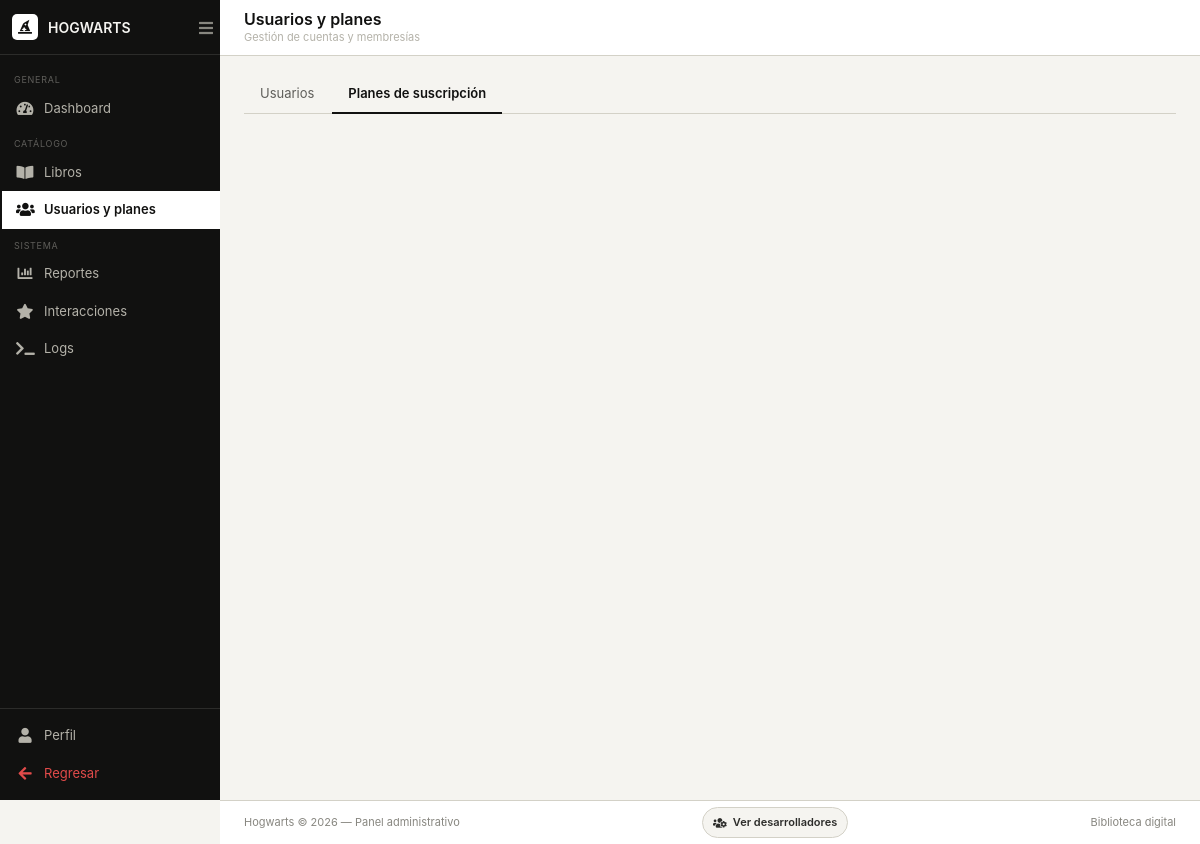
Page /src/views/admin/usuarios.php?tab=planes (signed in) on the earlier database version.
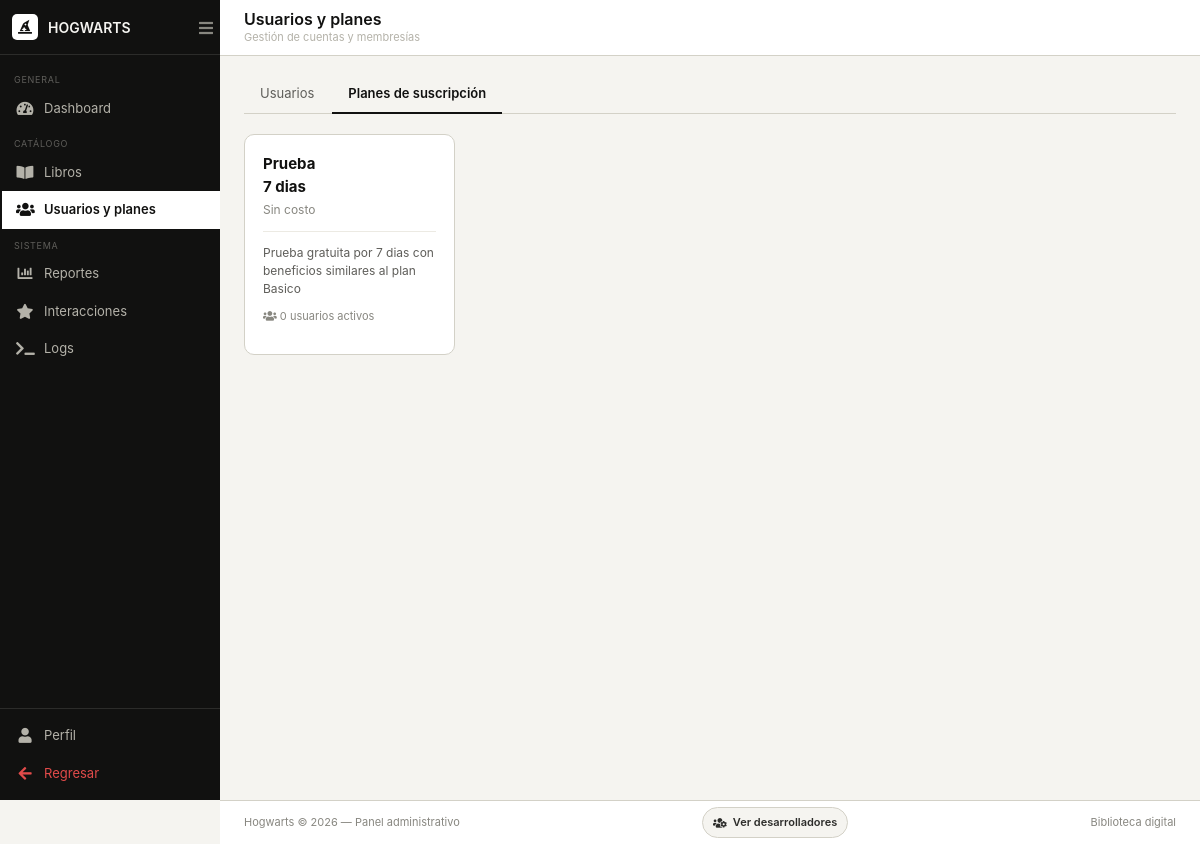
Same page on the later database version.
### tables this page shows
CREATE TABLE planes (
  id_plan INT AUTO_INCREMENT PRIMARY KEY,
  nombre VARCHAR(60) NOT NULL UNIQUE,
  precio DECIMAL(10,2) NOT NULL,
  descripcion TEXT,
  duracion_dias INT NOT NULL DEFAULT 30,
  fecha_creacion TIMESTAMP DEFAULT CURRENT_TIMESTAMP
);

### src/lib/App.php (called while the page is built, shortened)
<?php
function app_base_url(): string
{
    $base = getenv('APP_BASE_URL') ?: '/Muggle';
    $base = '/' . trim((string) $base, '/');
    return $base === '/' ? '' : $base;
}
function app_url(string $path = ''): string
{
    $path = ltrim($path, '/');
    $base = app_base_url();
    return $base . '/' . $path;
}

### src/models/Database.php (called while the page is built, shortened)
<?php
class Database
{
    private static ?PDO $connection = null;
    public static function getConnection(): PDO
    {
        if (self::$connection instanceof PDO) {
            return self::$connection;
        }
        $host = getenv('DB_HOST') ?: '127.0.0.1';
        $port = getenv('DB_PORT') ?: '3306';
        $dbname = getenv('DB_NAME') ?: 'biblioteca_digital';
        $user = getenv('DB_USER') ?: 'root';
        $pass = getenv('DB_PASS') ?: '';
        $hostsToTry = array_unique([$host, '127.0.0.1', 'localhost']);
        foreach ($hostsToTry as $candidateHost) {
            $dsn = "mysql:host={$candidateHost};port={$port};dbname={$dbname};charset=utf8mb4";
            try {
                self::$connection = new PDO($dsn, $user, $pass, [
                    PDO::ATTR_ERRMODE => PDO::ERRMODE_EXCEPTION,
                    PDO::ATTR_DEFAULT_FETCH_MODE => PDO::FETCH_ASSOC,
                ]);
                return self::$connection;
            } catch (PDOException $exception) {
                $lastException = $exception;
            }
        }
        $message = 'No se pudo conectar a MySQL. Verifica DB_HOST, DB_PORT, DB_NAME, DB_USER y DB_PASS.';
        throw new RuntimeException($message);
    }
}

### src/models/UserModel.php (called while the page is built, shortened)
<?php
require_once __DIR__ . '/Database.php';
class UserModel
{
    private PDO $db;
    public function __construct()
    {
        $this->db = Database::getConnection();
    }
    private function ensureTables(): void
    {
        $this->db->exec(
            "INSERT IGNORE INTO planes (id_plan, nombre, precio, descripcion) VALUES
             (1, 'Gratis',  0.00,  'Acceso a libros gratuitos'),
             (2, 'Básico',  4.99,  'Catálogo básico'),
             (3, 'Plus',    9.99,  'Catálogo ampliado con audiolibros parcial'),
             (4, 'Premium', 14.99, 'Catálogo completo con audiolibros'),
             (5, 'Prueba 7 dias', 0.00, 'Prueba gratuita por 7 dias con beneficios similares al plan Basico')"
        );
    }
    public function allUsuarios(): array
    {
        $stmt = $this->db->query(
            'SELECT u.*,
                    r.nombre AS rol_nombre,
                    p.nombre AS plan_nombre,
                    s.estado AS suscripcion_estado,
                    s.fecha_inicio,
                    s.fecha_fin
             FROM usuarios u
             LEFT JOIN roles r ON r.id_rol = u.id_rol
             LEFT JOIN suscripciones s ON s.id_usuario = u.id_usuario AND s.estado = "activa"
             LEFT JOIN planes p ON p.id_plan = s.id_plan
             ORDER BY u.fecha_registro DESC'
        );
        return $stmt->fetchAll();
    }
    public function allPlanes(): array
    {
        $stmt = $this->db->query(
            'SELECT p.*,
                    COUNT(s.id_suscripcion) AS total_usuarios
             FROM planes p
             LEFT JOIN suscripciones s ON s.id_plan = p.id_plan AND s.estado = "activa"
             GROUP BY p.id_plan
             ORDER BY p.precio ASC'
        );
        return $stmt->fetchAll();
    }
}

### src/controllers/UserController.php (called while the page is built, shortened)
<?php
require_once __DIR__ . '/../models/UserModel.php';
class UserController
{
    private UserModel $model;
    public function __construct()
    {
        $this->model = new UserModel();
    }
    public function handle(): array
    {
        return [
            'usuarios' => $this->model->allUsuarios(),
            'planes'   => $this->model->allPlanes(),
            'flash'    => $this->consumeFlash(),
        ];
    }
    private function consumeFlash(): ?array
    {
        if (!isset($_SESSION['user_flash'])) return null;
        $f = $_SESSION['user_flash'];
        return $f;
    }
}

### src/views/admin/usuarios.php (the view, shortened to what this page needs)
<?php
require_once __DIR__ . '/../../controllers/UserController.php';
$controller = new UserController();
$data       = $controller->handle();
$planes   = $data['planes'];
$tab = $_GET['tab'] ?? 'usuarios';
$activePage = 'usuarios';
include __DIR__ . '/../layouts/sidebar.php';
?>
<div class="admin-topbar">
    <div>
        <h1 class="topbar-title">Usuarios y planes</h1>
        <p class="topbar-sub">Gestión de cuentas y membresías</p>
    </div>
</div>
<div class="admin-content">
    <div class="admin-tabs">
        <a href="?tab=usuarios" class="admin-tab <?= $tab === 'usuarios' ? 'active' : '' ?>">Usuarios</a>
        <a href="?tab=planes"   class="admin-tab <?= $tab === 'planes'   ? 'active' : '' ?>">Planes de suscripción</a>
    </div>
    <?php if ($tab === 'planes'): ?>
    <div class="row">
        <?php foreach ($planes as $plan):
            $ps = strtolower(str_replace(['á','é','í','ó','ú'],['a','e','i','o','u'], $plan['nombre']));
        ?>
        <div class="col-md-3 col-sm-6 mb-3">
            <div class="plan-card <?= $ps === 'premium' ? 'plan-card--destacado' : '' ?>">
                <div class="plan-nombre"><?= htmlspecialchars($plan['nombre']) ?></div>
                <div class="plan-precio">
                    <?= $plan['precio'] == 0 ? 'Sin costo' : '$' . number_format($plan['precio'], 2) . ' / mes' ?>
                </div>
                <?php if ($plan['descripcion']): ?>
                <div style="font-size:12px; color:var(--color-gris-dark); margin-bottom:10px">
                    <?= htmlspecialchars($plan['descripcion']) ?>
                </div>
                <?php endif; ?>
                <div class="plan-usuarios">
                    <i class="fas fa-users"></i> <?= (int)$plan['total_usuarios'] ?> usuarios activos
                </div>
            </div>
        </div>
        <?php endforeach; ?>
    </div>
    <?php endif; ?>
</div>
<?php include __DIR__ . '/../layouts/footer.php'; ?>

### src/views/layouts/sidebar.php (shortened to what this page needs)
<!DOCTYPE html>
<html lang="es">
<head>
    <link rel="stylesheet" href="https://cdn.jsdelivr.net/npm/bootstrap@4.6.2/dist/css/bootstrap.min.css">
    <link rel="stylesheet" href="https://cdnjs.cloudflare.com/ajax/libs/font-awesome/5.15.4/css/all.min.css">
    <link rel="stylesheet" href="<?= htmlspecialchars(app_url('assets/css/admin.css')); ?>">
    <link rel="stylesheet" href="<?= htmlspecialchars(app_url('assets/css/notifications.css')); ?>">
</head>
<body>
<div class="admin-shell">
    <nav class="admin-sidebar" id="adminSidebar">
        <div class="sidebar-header">
            <div class="sidebar-logo">
                <i class="fas fa-hat-wizard"></i>
            </div>
            <span class="sidebar-brand">HOGWARTS</span>
        </div>
        <div class="sidebar-nav">
            <div class="sidebar-section">General</div>
            <a href="../admin/dashboard.php"
               class="sidebar-item <?= $activePage === 'dashboard' ? 'active' : '' ?>">
                <i class="fas fa-tachometer-alt"></i>
                <span>Dashboard</span>
            </a>
            <div class="sidebar-section">Catálogo</div>
            <a href="../admin/catalogo.php"
               class="sidebar-item <?= $activePage === 'catalogo' ? 'active' : '' ?>">
                <i class="fas fa-book-open"></i>
                <span>Libros</span>
            </a>
            <a href="../admin/usuarios.php"
               class="sidebar-item <?= $activePage === 'usuarios' ? 'active' : '' ?>">
                <i class="fas fa-users"></i>
                <span>Usuarios y planes</span>
            </a>
            <div class="sidebar-section">Sistema</div>
            <a href="../admin/reportes.php"
               class="sidebar-item <?= $activePage === 'reportes' ? 'active' : '' ?>">
                <i class="fas fa-chart-bar"></i>
                <span>Reportes</span>
            </a>
            <a href="../admin/interacciones.php"
               class="sidebar-item <?= $activePage === 'interacciones' ? 'active' : '' ?>">
                <i class="fas fa-star"></i>
                <span>Interacciones</span>
            </a>
            <a href="../admin/logs.php"
               class="sidebar-item <?= $activePage === 'logs' ? 'active' : '' ?>">
                <i class="fas fa-terminal"></i>
                <span>Logs</span>
            </a>
        </div>
        <div class="sidebar-footer">
            <a href="<?= htmlspecialchars(app_url('perfil.php')); ?>" class="sidebar-item">
                <i class="fas fa-user"></i>
                <span>Perfil</span>
            </a>
            <a href="<?= htmlspecialchars(app_url('index.php')); ?>" class="sidebar-item sidebar-item--danger">
                <i class="fas fa-arrow-left"></i>
                <span>Regresar</span>
            </a>
        </div>
    </nav>
    <button id="sidebarToggle" class="sidebar-floating-toggle" aria-label="Colapsar menú">
        <i class="fas fa-bars"></i>
    </button>
    <div class="admin-main" id="adminMain">

### src/views/layouts/footer.php (shortened to what this page needs)
</div>
</div>
<footer class="admin-footer">
    <span>Hogwarts &copy; <?= date('Y') ?> — Panel administrativo</span>
    <button type="button" class="footer-dev-btn footer-dev-btn--admin" data-open-developers-modal>
        <i class="fas fa-users-cog"></i>
        Ver desarrolladores
    </button>
    <span>Biblioteca digital</span>
</footer>
</body>
</html>

### assets/css/notifications.css (style rules this page uses)
:root { --notify-font: -apple-system, BlinkMacSystemFont, 'Segoe UI', sans-serif; }

Differences in the rows shown:
added planes: nombre "Prueba 7 dias", precio "Sin costo", descripcion "Prueba gratuita por 7 dias con beneficios similares al plan Basico", total_usuarios "0"
